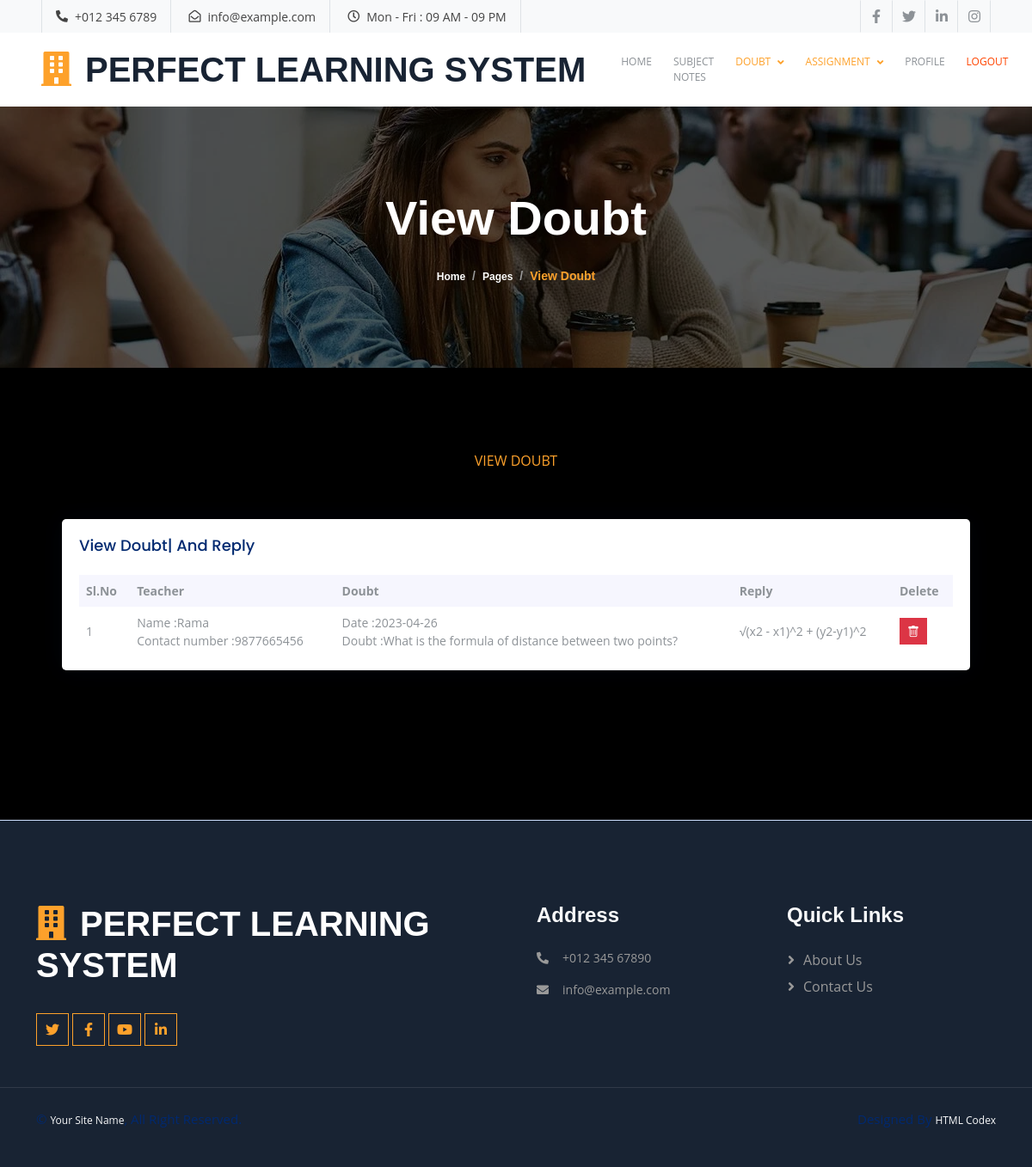
/student/view_doubt.php (signed in), run on the app's committed database.
### tables this page shows
CREATE TABLE IF NOT EXISTS `tb_teacher_register` (
  `st_id` int(11) NOT NULL AUTO_INCREMENT,
  `name` varchar(40) NOT NULL,
  `address` varchar(150) NOT NULL,
  `contact_no` bigint(20) NOT NULL,
  `email` varchar(50) NOT NULL,
  `dep_id` int(11) NOT NULL,
  `sb_id` int(11) NOT NULL,
  `log_id` int(11) NOT NULL,
  PRIMARY KEY (`st_id`),
  KEY `tb_Teacher_register_log_id_e697c833_fk_tb_Login_log_id` (`log_id`)
);

CREATE TABLE IF NOT EXISTS `tb_doubt` (
  `db_id` int(11) NOT NULL AUTO_INCREMENT,
  `tr_id` int(11) NOT NULL,
  `st_id` int(11) NOT NULL,
  `date` date NOT NULL,
  `doubt` longtext NOT NULL,
  `reply` longtext NOT NULL,
  PRIMARY KEY (`db_id`)
);

### student/view_doubt.php (the view, shortened to what this page needs)
<?php
include 'header.php';
include '../connection.php';
$st_id = $_SESSION['student']['log_id'];
?>
<div class="container-fluid page-header py-5 mb-5 wow fadeIn" data-wow-delay="0.1s">
    <div class="container text-center py-5">
        <h1 class="display-4 text-white animated slideInDown mb-4">View Doubt</h1>
        <nav aria-label="breadcrumb animated slideInDown">
            <ol class="breadcrumb justify-content-center mb-0">
                <li class="breadcrumb-item"><a class="text-white" href="#">Home</a></li>
                <li class="breadcrumb-item"><a class="text-white" href="#">Pages</a></li>
                <li class="breadcrumb-item text-primary active" aria-current="page">View Doubt</li>
            </ol>
        </nav>
    </div>
</div>
<div class="container-fluid py-5 my-5 px-0">
    <div class="text-center mx-auto wow fadeIn" data-wow-delay="0.1s" style="max-width: 600px;">
        <p class="fw-medium text-uppercase text-primary mb-2">View Doubt</p>
    </div>
    <div class="container-xxl py-5 wow fadeInUp" data-wow-delay="0.1s">
        <div class="row justify-content-center">
            <section class="section dashboard">
                <div class="row">
                    <div class="col-lg-12" style="width:90%;margin:auto;">
                        <div class="row">
                        <?php
                            $sql = mysqli_query($con,"select t.name,t.contact_no,d.* from tb_teacher_register as t inner join tb_doubt as d on t.log_id=d.tr_id where d.st_id='$st_id'");
                            $n = mysqli_num_rows($sql);
                            if($n>0){ ?>
                            <div class="col-12">
                                <div class="card top-selling overflow-auto">
                                <div class="card-body pb-0">
                                    <h5 class="card-title">View Doubt| And Reply</span></h5>
                                    <table class="table table-borderless">
                                    <thead>
                                        <tr>
                                        <th scope="col">Sl.No</th>
                                        <th scope="col">Teacher</th>
                                        <th scope="col">Doubt</th>
                                        <th scope="col">Reply</th>
                                        <th scope="col">Delete</th>
                                        </tr>
                                    </thead>
                                    <tbody>
                                    <?php
                                        $c = 1;
                                        while($r=mysqli_fetch_array($sql)) { ?>
                                        <tr>
                                        <td><?php echo $c ?></td>
                                            <td>Name :<?php echo $r['name']; ?> <br>
                                            Contact number :<?php echo $r['contact_no']; ?>
                                        </td>
                                        <td>Date :<?php echo $r['date']; ?><br>
                                            Doubt :<?php echo $r['doubt']; ?>
                                        </td>
                                        <td><?php if ($r['reply'] == '0'){ ?><b style="color:red;">Waiting for reply.</b>
                                            <?php } else { echo $r['reply']; } ?>
                                        </td>
                                        <td><a href="delete_doubt.php?db_id=<?php echo $r['db_id']; ?>" class="btn btn-danger btn-sm" title="Remove my profile image"><i class="bi bi-trash"></i></a></td>
                                        </tr>
                                        <?php $c+=1; } ?>
                                    </tbody>
                                    </table>
                                </div>
                                </div>
                            </div>
                            <?php } else{ ?>
                                <div class="col-12"></div>
                                <?php
                                } ?>
                        </div>
                    </div>
                </div>
            </section>
        </div>
    </div>
</div>
<?php include 'footer.php'; ?>

### static/user/css/style.css (style rules this page uses)
:root { --primary: #FDA12B; --secondary: #8D9297; --light: #F8F9FA; --dark: #182333; }
.btn { font-weight: 500; transition: .5s; }
.page-header { background: linear-gradient(rgba(0, 0, 0, .65), rgba(0, 0, 0, .65)), url(../img/l3.jpg) center center no-repeat; background-size: cover; }
.page-header .breadcrumb-item+.breadcrumb-item::before { color: #999999; }

### static/admin/assets/css/style.css (style rules this page uses)
:root { scroll-behavior: smooth; }
body { font-family: "Open Sans", sans-serif; background: #f6f9ff; color: #444444; }
a { color: #4154f1; text-decoration: none; }
h1, h2, h3, h4, h5, h6 { font-family: "Nunito", sans-serif; }
.card { margin-bottom: 30px; border: none; border-radius: 5px; box-shadow: 0px 0 30px rgba(1, 41, 112, 0.1); }
.card-title { padding: 20px 0 15px 0; font-size: 18px; font-weight: 500; color: #012970; font-family: "Poppins", sans-serif; }
.card-body { padding: 0 20px 20px 20px; }
.breadcrumb { font-size: 14px; font-family: "Nunito", sans-serif; color: #899bbd; font-weight: 600; }
.breadcrumb a { color: #899bbd; transition: 0.3s; }
.breadcrumb .breadcrumb-item::before { color: #899bbd; }
.breadcrumb .active { color: #51678f; font-weight: 600; }
.dashboard .top-selling { font-size: 14px; }
.dashboard .top-selling .table thead { background: #f6f6fe; }
.dashboard .top-selling .table thead th { border: 0; }
.dashboard .top-selling .table tbody td { vertical-align: middle; }

### data on the page
tb_teacher_register: name "Rama", contact_no "9877665456", tb_doubt.date "2023-04-26", tb_doubt.doubt "What is the formula of distance between two points?", tb_doubt.reply "√(x2 - x1)^2 + (y2-y1)^2"
